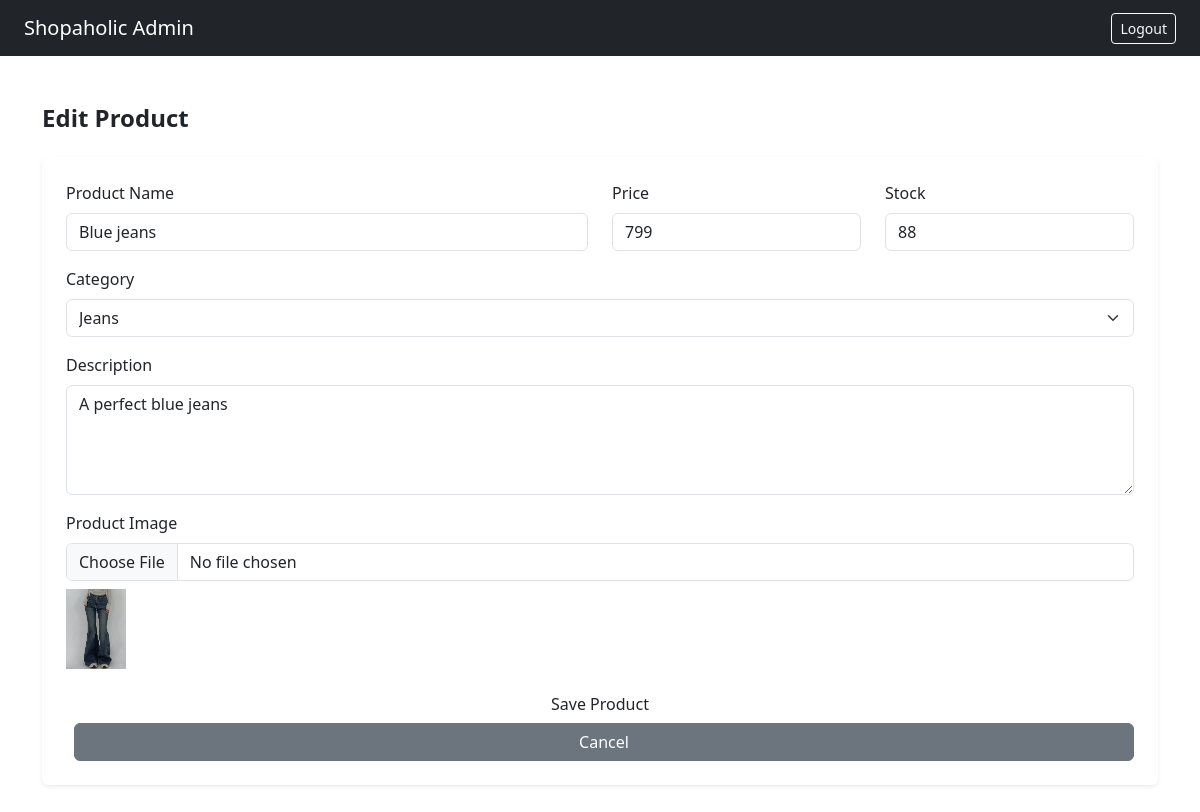
The page /dashboard/products/edit/1/ (signed in) on the database its author committed.
### shop/models.py (models this page shows, shortened)
class Product(models.Model):
    name = models.CharField(max_length=200)
    price = models.IntegerField()
    category = models.ForeignKey(Category, on_delete=models.CASCADE)
    image = models.ImageField(upload_to='products/')
    stock = models.IntegerField()
    description = models.TextField()

class Category(models.Model):
    name = models.CharField(max_length=100)

### adminapp/views.py (the view, shortened to what this page needs)
# urls.py: path('products/edit/<int:product_id>/',edit_product, name='edit_product'),
@login_required
@user_passes_test(is_admin)
def edit_product(request, product_id):
    product = get_object_or_404(Product, id=product_id)
    categories = Category.objects.all()
    return render(request, 'adminapp/products/product_form.html', {
        'product': product,
        'categories': categories,
        'title': 'Edit Product'
    })

### adminapp/views.py (called while the page is built)
def is_admin(user):
    return user.is_superuser

### templates/adminapp/products/product_form.html (shortened to what this page needs)
{% extends 'adminapp/base_admin.html' %}
{% block content %}
<h4 class="fw-bold mb-4">{{ title }}</h4>
<form method="post" enctype="multipart/form-data" class="card p-4 shadow-sm border-0">
  <div class="row">
    <div class="col-md-6 mb-3">
      <label class="form-label">Product Name</label>
      <input type="text"
             name="name"
             class="form-control"
             value="{{ product.name|default:'' }}"
             required>
    </div>
    <div class="col-md-3 mb-3">
      <label class="form-label">Price</label>
      <input type="number"
             name="price"
             class="form-control"
             value="{{ product.price|default:'' }}"
             required>
    </div>
    <div class="col-md-3 mb-3">
      <label class="form-label">Stock</label>
      <input type="number"
             name="stock"
             class="form-control"
             value="{{ product.stock|default:'' }}"
             required>
    </div>
  </div>
  <div class="mb-3">
    <label class="form-label">Category</label>
    <select name="category" class="form-select" required>
      {% for cat in categories %}
        <option value="{{ cat.id }}"
          {% if product.category.id == cat.id %}selected{% endif %}>
          {{ cat.name }}
        </option>
      {% endfor %}
    </select>
  </div>
  <div class="mb-3">
    <label class="form-label">Description</label>
    <textarea name="description"
              rows="4"
              class="form-control"
              required>{{ product.description|default:'' }}</textarea>
  </div>
  <div class="mb-3">
    <label class="form-label">Product Image</label>
    <input type="file" name="image" class="form-control">
    {% if product.image %}
      <img src="{{ product.image.url }}"
           class="mt-2"
           style="height:80px;">
    {% endif %}
  </div>
  <button class="btn btn-maroon">
    Save Product
  </button>
  <a href="{% url 'adminapp:admin_products' %}"
     class="btn btn-secondary ms-2">
    Cancel
  </a>
</form>
{% endblock %}

### rows shown on the page
Product: name "Blue jeans", price "799", stock "88", category "Jeans", description "A perfect blue jeans", image (picture)

### other values the page prints
{{ title }} "Edit Product"
